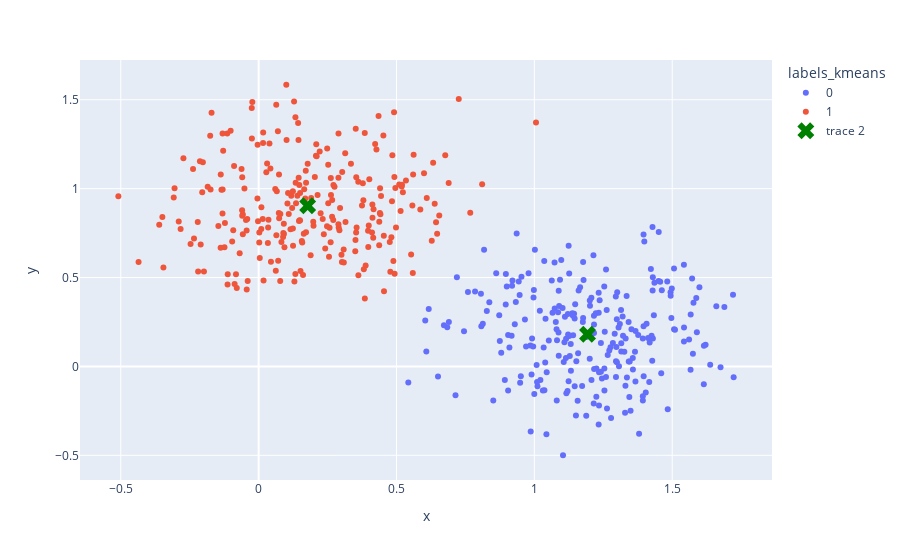

This figure's notebook cell:
### Code cell
# plot
df["labels_kmeans"] = kmeans_labels.astype(str)


fig = px.scatter(df, x="x", y="y", color="labels_kmeans", hover_data=["distance_to_centroid"])

def add_centroids(fig, kmeans):
    fig.add_scatter(x=kmeans.cluster_centers_[:, 0],
                    y=kmeans.cluster_centers_[:, 1],
                    mode="markers",
                    marker=dict(symbol="x", size=15, color="Green"))

    return fig

fig = add_centroids(fig, kmeans)

fig.show()

### Figure 1 — Plotly figure (JSON) as saved in the notebook; plotly's stock layout.template omitted (floating-point values rounded to 4 significant figures; data arrays with more than 128 entries replaced by an {"elided": "..."} marker saying what was removed)
{"data": [{"customdata": {"elided": "250x1 float values"}, "hovertemplate": "labels_kmeans=0<br>x=%{x}<br>y=%{y}<br>distance_to_centroid=%{customdata[0]}<extra></extra>", "legendgroup": "0", "marker": {"color": "#636efa", "symbol": "circle"}, "mode": "markers", "name": "0", "orientation": "v", "showlegend": true, "type": "scatter", "x": {"elided": "250 float values"}, "xaxis": "x", "y": {"elided": "250 float values"}, "yaxis": "y"}, {"customdata": {"elided": "250x1 float values"}, "hovertemplate": "labels_kmeans=1<br>x=%{x}<br>y=%{y}<br>distance_to_centroid=%{customdata[0]}<extra></extra>", "legendgroup": "1", "marker": {"color": "#EF553B", "symbol": "circle"}, "mode": "markers", "name": "1", "orientation": "v", "showlegend": true, "type": "scatter", "x": {"elided": "250 float values"}, "xaxis": "x", "y": {"elided": "250 float values"}, "yaxis": "y"}, {"marker": {"color": "Green", "size": 15, "symbol": "x"}, "mode": "markers", "type": "scatter", "x": [1.193, 0.1778], "y": [0.1815, 0.9035]}], "layout": {"legend": {"title": {"text": "labels_kmeans"}, "tracegroupgap": 0}, "margin": {"t": 60}, "xaxis": {"anchor": "y", "domain": [0, 1], "title": {"text": "x"}}, "yaxis": {"anchor": "x", "domain": [0, 1], "title": {"text": "y"}}}}
